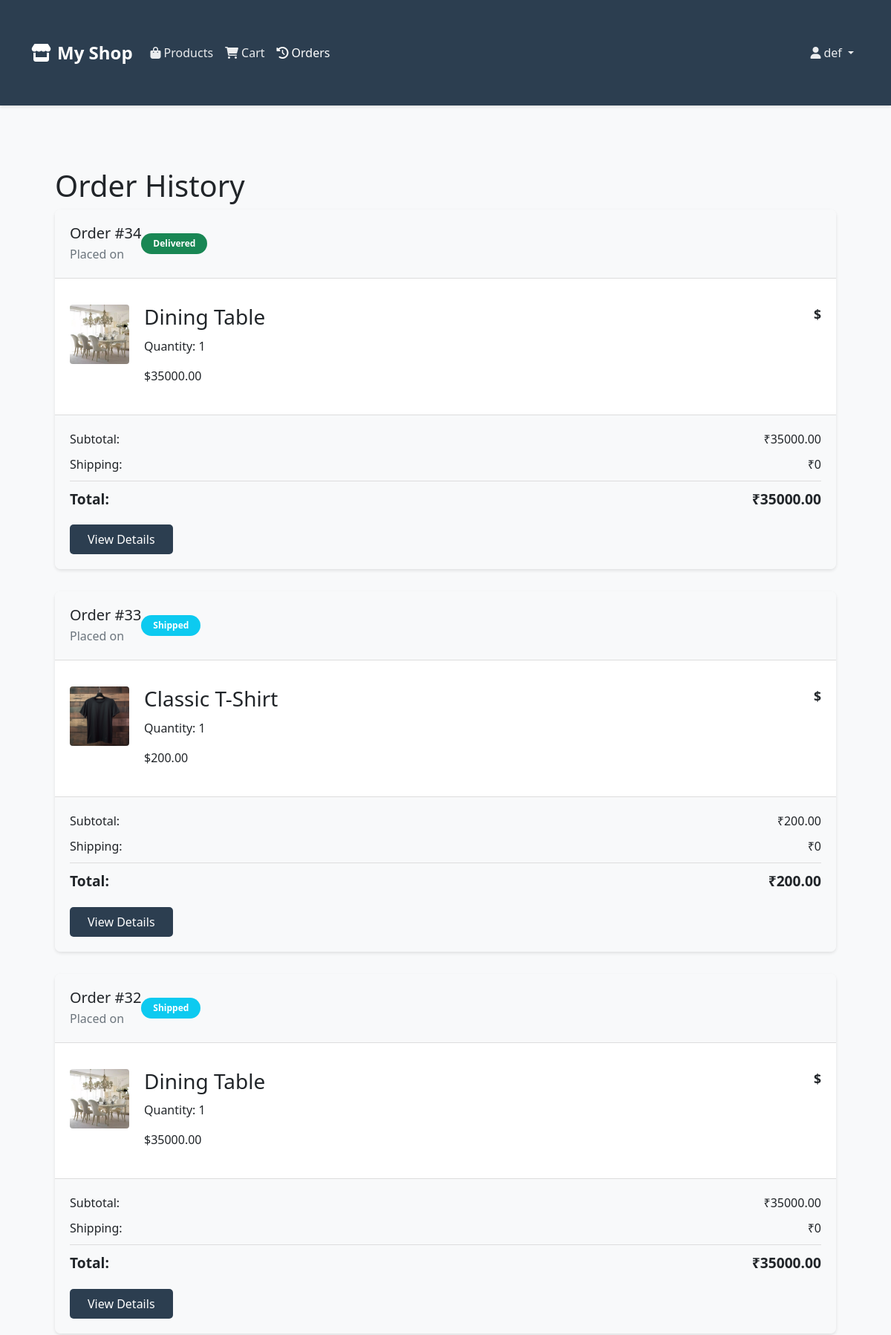
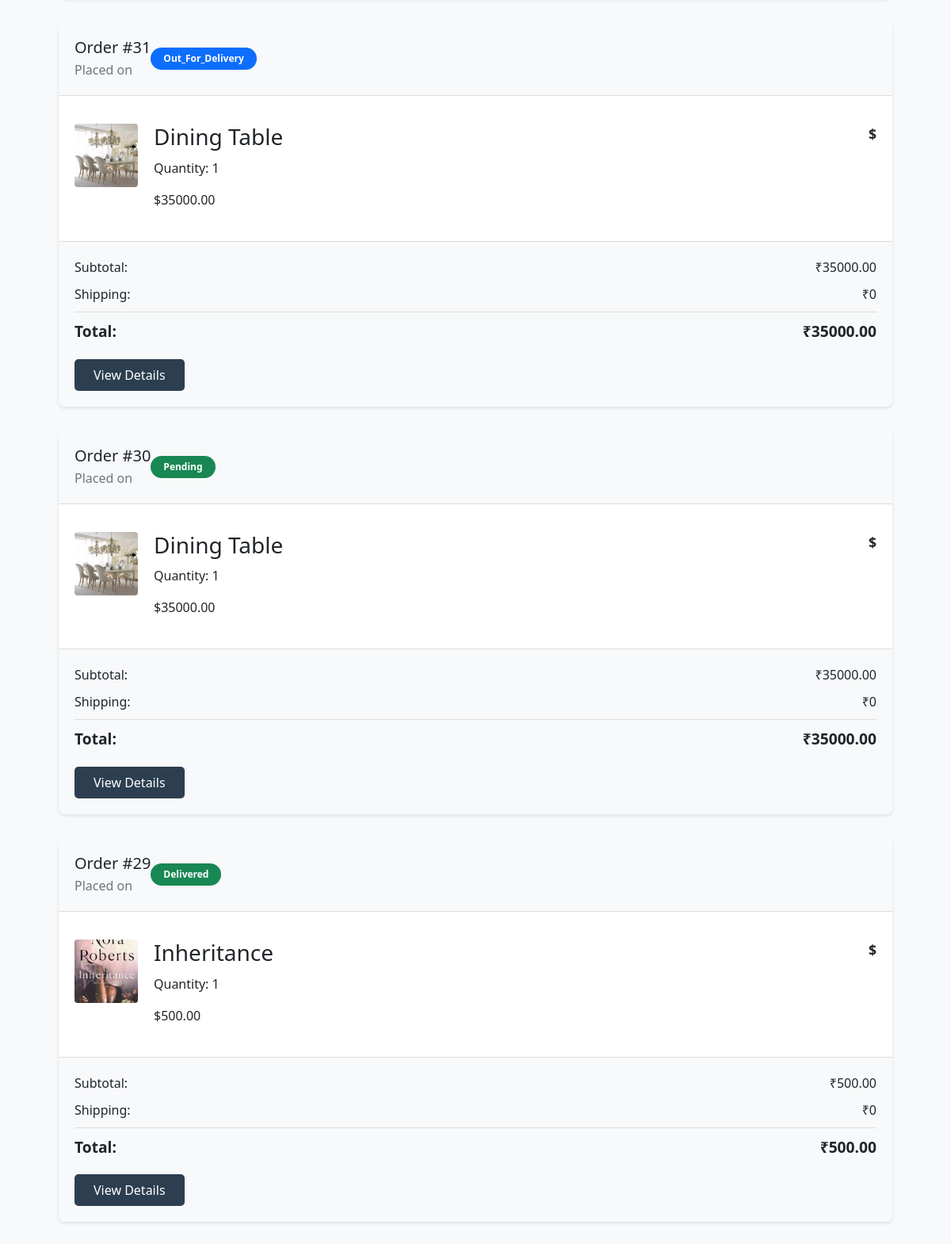
The page /orders/ (signed in, upper part) on the database its author committed (2 pictures, top to bottom).
### myapp/models.py (models this page shows, shortened)
class Order(models.Model):
    STATUS = (
        ('Pending', 'Pending'),
        ('Order Confirmed', 'Order Confirmed'),
        ('Out for Delivery', 'Out for Delivery'),
        ('Delivered', 'Delivered'),
    )
    customer = models.ForeignKey(Customer, on_delete=models.CASCADE)
    cart = models.ForeignKey(Cart, on_delete=models.CASCADE)
    order_date = models.DateTimeField(auto_now_add=True)
    status = models.CharField(max_length=50, choices=STATUS, default='Pending')
    total_amount = models.DecimalField(max_digits=10, decimal_places=2)
    shipping_address = models.TextField()
    payment_status = models.BooleanField(default=False)

class OrderItem(models.Model):
    order = models.ForeignKey(Order, on_delete=models.CASCADE)
    product = models.ForeignKey(Product, on_delete=models.CASCADE)
    quantity = models.IntegerField(default=1)
    price = models.DecimalField(max_digits=10, decimal_places=2)

class Product(models.Model):
    name = models.CharField(max_length=100)
    category = models.ForeignKey(Category, on_delete=models.CASCADE, related_name='products')
    description = models.TextField()
    price = models.DecimalField(max_digits=10, decimal_places=2)
    sale_price = models.DecimalField(max_digits=10, decimal_places=2, null=True, blank=True)
    stock = models.IntegerField(default=0)
    material = models.CharField(max_length=100)
    product_image = models.ImageField(upload_to='product_images/')
    additional_images = models.ManyToManyField('ProductImage', blank=True)
    created_at = models.DateTimeField(auto_now_add=True)
    updated_at = models.DateTimeField(auto_now=True)
    is_active = models.BooleanField(default=True)
    is_featured = models.BooleanField(default=False)

### myapp/views.py (the view)
# urls.py: path('orders/', views.order_history, name='order_history'),
@login_required(login_url='login')
def order_history(request):
    orders = Order.objects.filter(customer=request.user.customer).order_by('-order_date')
    for order in orders:
        order.subtotal = order.total_amount
        order.shipping_cost = 0  # Shipping is free
        order.total = order.subtotal + order.shipping_cost
    return render(request, 'myapp/order_history.html', {'orders': orders})

### myapp/templates/myapp/order_history.html (shortened to what this page needs)
{% extends 'myapp/base.html' %}
{% load static %}
{% block content %}
<div class="container">
    <div class="order-history-container">
        <h1>Order History</h1>
        {% if orders %}
            {% for order in orders %}
                <div class="order-card">
                    <div class="order-header">
                        <div class="order-info">
                            <div class="d-flex justify-content-between align-items-center">
                                <div>
                                    <h5 class="mb-1">Order #{{ order.id }}</h5>
                                    <p class="text-muted mb-0">Placed on {{ order.created_at|date:"F j, Y" }}</p>
                                </div>
                                <div>
                                    <span class="badge {% if order.status == 'pending' %}bg-warning
                                                     {% elif order.status == 'shipped' %}bg-info
                                                     {% elif order.status == 'out_for_delivery' %}bg-primary
                                                     {% else %}bg-success{% endif %}">
                                        {{ order.status|title }}
                                    </span>
                                </div>
                            </div>
                        </div>
                    </div>
                    <div class="order-items">
                        {% for item in order.orderitem_set.all %}
                            <div class="order-item">
                                <img src="{{ item.product.product_image.url }}" alt="{{ item.product.name }}" style="width: 80px; height: 80px; object-fit: cover;">
                                <div class="item-info">
                                    <h3>{{ item.product.name }}</h3>
                                    <p>Quantity: {{ item.quantity }}</p>
                                    <p class="item-price">
                                        {% if item.product.sale_price %}
                                            <span class="sale-price">${{ item.product.sale_price }}</span>
                                            <span class="original-price">${{ item.product.price }}</span>
                                        {% else %}
                                            <span>${{ item.product.price }}</span>
                                        {% endif %}
                                    </p>
                                </div>
                                <div class="item-total">
                                    ${{ item.get_total_price }}
                                </div>
                            </div>
                        {% endfor %}
                    </div>
                    <div class="order-summary">
                        <div class="summary-details">
                            <div class="summary-item">
                                <span>Subtotal:</span>
                                <span>₹{{ order.subtotal }}</span>
                            </div>
                            <div class="summary-item">
                                <span>Shipping:</span>
                                <span>₹{{ order.shipping_cost }}</span>
                            </div>
                            <div class="summary-item total">
                                <span>Total:</span>
                                <span>₹{{ order.total }}</span>
                            </div>
                        </div>
                        <div class="order-actions">
                            <a href="{% url 'order_confirmation' order.id %}" class="btn btn-primary">View Details</a>
                        </div>
                    </div>
                </div>
            {% endfor %}
        {% else %}
            <div class="empty-orders">
                <p>You haven't placed any orders yet.</p>
                <a href="{% url 'product_list' %}" class="btn btn-primary">Start Shopping</a>
            </div>
        {% endif %}
    </div>
</div>
{% endblock %}

### myapp/templates/myapp/base.html (shortened to what this page needs)
<!DOCTYPE html>
<html lang="en">
<head>
    <link href="https://cdn.jsdelivr.net/npm/bootstrap@5.1.3/dist/css/bootstrap.min.css" rel="stylesheet">
    <link rel="stylesheet" href="https://cdnjs.cloudflare.com/ajax/libs/font-awesome/6.0.0/css/all.min.css">
</head>
<body>
    <nav class="navbar navbar-expand-lg">
        <div class="container">
            <a class="navbar-brand" href="{% url 'product_list' %}">
                <i class="fas fa-store me-2"></i>My Shop
            </a>
            <div class="collapse navbar-collapse" id="navbarNav">
                <ul class="navbar-nav me-auto">
                    <li class="nav-item">
                        <a class="nav-link" href="{% url 'product_list' %}">
                            <i class="fas fa-shopping-bag me-1"></i>Products
                        </a>
                    </li>
                    {% if user.is_authenticated %}
                        {% if user.userprofile.user_type == 'shopkeeper' %}
                            <li class="nav-item">
                                <a class="nav-link {% if request.resolver_match.url_name == 'shopkeeper_dashboard' %}active{% endif %}" href="{% url 'shopkeeper_dashboard' %}">
                                    <i class="fas fa-tachometer-alt me-1"></i>Dashboard
                                </a>
                            </li>
                            <li class="nav-item">
                                <a class="nav-link {% if request.resolver_match.url_name == 'add_product' %}active{% endif %}" href="{% url 'add_product' %}">
                                    <i class="fas fa-plus me-1"></i>Add Product
                                </a>
                            </li>
                            <li class="nav-item">
                                <a class="nav-link {% if request.resolver_match.url_name == 'all_orders' %}active{% endif %}" href="{% url 'all_orders' %}">
                                    <i class="fas fa-list me-1"></i>All Orders
                                </a>
                            </li>
                        {% else %}
                            <li class="nav-item">
                                <a class="nav-link {% if request.resolver_match.url_name == 'cart' %}active{% endif %}" href="{% url 'cart' %}">
                                    <i class="fas fa-shopping-cart me-1"></i>Cart
                                </a>
                            </li>
                            <li class="nav-item">
                                <a class="nav-link {% if request.resolver_match.url_name == 'order_history' %}active{% endif %}" href="{% url 'order_history' %}">
                                    <i class="fas fa-history me-1"></i>Orders
                                </a>
                            </li>
                        {% endif %}
                    {% endif %}
                </ul>
                <ul class="navbar-nav">
                    {% if user.is_authenticated %}
                        <li class="nav-item dropdown">
                            <a class="nav-link dropdown-toggle" href="#" id="navbarDropdown" role="button" data-bs-toggle="dropdown">
                                <i class="fas fa-user me-1"></i>{{ user.username }}
                            </a>
                        </li>
                    {% endif %}
                </ul>
            </div>
        </div>
    </nav>
    <div class="container">
        {% block content %}
        {% endblock %}
    </div>
</body>
</html>

### myapp/templates/myapp/base.html (style rules this page uses)
:root { --primary-color: #2c3e50; --secondary-color: #2c3e50; --accent-color: #e74c3c; --light-gray: #f8f9fa; --dark-gray: #343a40; }
body { font-family: 'Segoe UI', Tahoma, Geneva, Verdana, sans-serif; background-color: var(--light-gray); }
.navbar { background-color: var(--primary-color); box-shadow: 0 2px 4px rgba(0,0,0,0.1); padding: 1rem 0; }
.navbar-brand { font-weight: bold; color: white !important; font-size: 1.5rem; }
.nav-link { color: rgba(255,255,255,0.9) !important; transition: color 0.3s ease; padding: 0.5rem 1rem; }
.nav-link.active { color: white !important; font-weight: 500; }
.container { padding-top: 2rem; padding-bottom: 2rem; }
.btn-primary { background-color: var(--secondary-color); border: none; padding: 0.5rem 1.5rem; border-radius: 5px; transition: background-color 0.3s ease; }
.badge { background-color: var(--accent-color); padding: 0.5rem 1rem; border-radius: 20px; }

### myapp/templates/myapp/order_history.html (style rules this page uses)
.order-history-container { padding: 20px; }
.order-card { background: #fff; border-radius: 8px; box-shadow: 0 2px 4px rgba(0,0,0,0.1); margin-bottom: 30px; overflow: hidden; }
.order-header { display: flex; justify-content: space-between; align-items: center; padding: 20px; background: #f8f9fa; border-bottom: 1px solid #ddd; }
.order-items { padding: 20px; }
.order-item { display: grid; grid-template-columns: auto 1fr auto; gap: 20px; padding: 15px 0; border-bottom: 1px solid #ddd; }
.order-item:last-child { border-bottom: none; }
.order-item img { border-radius: 4px; }
.item-info h3 { margin: 0 0 10px 0; }
.item-price { margin: 5px 0; }
.item-total { font-weight: bold; font-size: 1.1em; }
.order-summary { padding: 20px; background: #f8f9fa; border-top: 1px solid #ddd; }
.summary-details { margin-bottom: 20px; }
.summary-item { display: flex; justify-content: space-between; margin-bottom: 10px; }
.summary-item.total { font-size: 1.2em; font-weight: bold; border-top: 1px solid #ddd; padding-top: 10px; margin-top: 10px; }
.order-actions { display: flex; gap: 10px; }

### rows shown on the page
Order: id "34", status "Delivered", subtotal "35000.00", shipping_cost "0", total "35000.00"
OrderItem: product.product_image (picture), product.name "Dining Table", quantity "1", product.price "35000.00"
Order: id "33", status "Shipped", subtotal "200.00", shipping_cost "0", total "200.00"
OrderItem: product.product_image (picture), product.name "Classic T-Shirt", quantity "1", product.price "200.00"
Order: id "32", status "Shipped", subtotal "35000.00", shipping_cost "0", total "35000.00"
OrderItem: product.product_image (picture), product.name "Dining Table", quantity "1", product.price "35000.00"
Order: id "31", status "Out_For_Delivery", subtotal "35000.00", shipping_cost "0", total "35000.00"
OrderItem: product.product_image (picture), product.name "Dining Table", quantity "1", product.price "35000.00"
Order: id "30", status "Pending", subtotal "35000.00", shipping_cost "0", total "35000.00"
OrderItem: product.product_image (picture), product.name "Dining Table", quantity "1", product.price "35000.00"
Order: id "29", status "Delivered", subtotal "500.00", shipping_cost "0", total "500.00"
OrderItem: product.product_image (picture), product.name "Inheritance", quantity "1", product.price "500.00"

### other values the page prints
{{ user.username }} "def"
